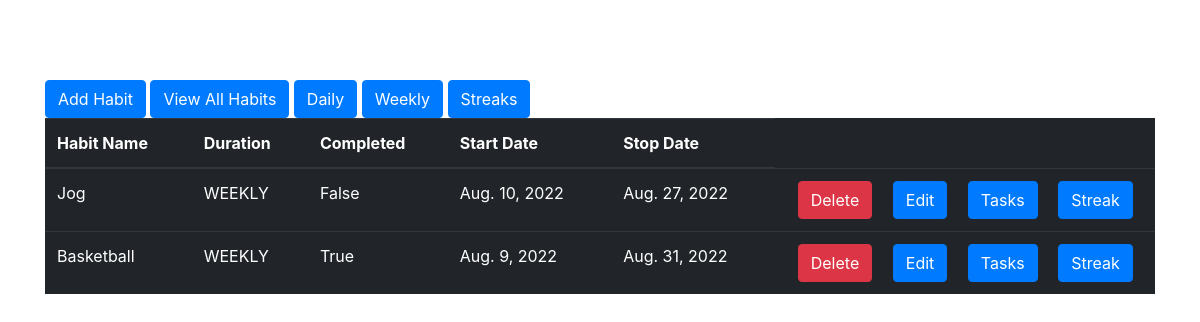
/weekly/, run on the app's committed database.
### habit_tracker/models.py (models this page shows, shortened)
class HabitModel(models.Model):
    class Meta:
        db_table = "habit"
    name = models.CharField(max_length=100)
    duration = models.CharField(max_length=100, choices=Choices('DAILY','WEEKLY'), default=Choices('DAILY'))
    completed = models.BooleanField(default=False)
    start_date = models.DateField()
    finish_date = models.DateField()

### habit_tracker/views.py (the view)
# urls.py: path('weekly/',views.weekly_habits,name='weekly'),
def weekly_habits(request):
    weekly_habits = HabitModel.objects.filter(duration='WEEKLY')
    return render(request,'all_habits.html',{'habits':weekly_habits})

### habit_tracker/templates/all_habits.html (shortened to what this page needs)
{% extends 'base.html' %}
{% block content %}
<a href="{% url 'add-habit'  %}"> <button class = "btn btn-primary">Add Habit</button> </a>
<a href="{% url 'habits'  %}"> <button class = "btn btn-primary">View All Habits</button> </a>
<a href="{% url 'daily'  %}"> <button class = "btn btn-primary">Daily</button> </a>
<a href="{% url 'weekly'  %}"> <button class = "btn btn-primary">Weekly</button> </a>
<a href="{% url 'streaks'  %}"> <button class = "btn btn-primary">Streaks</button> </a>
<table class="table table-dark">
  <thead>
    <tr>
      <th scope="col">Habit Name</th>
      <th scope="col">Duration</th>
      <th scope="col">Completed</th>
      <th scope="col">Start Date</th>
      <th scope="col">Stop Date</th>
    </tr>
  </thead>
  <tbody>
    {% for habit in habits %}
    <tr>
      <td>{{habit.name}}</td>
      <td> {{habit.duration }}</td>
      <td> {{habit.completed}}</td>
      <td> {{habit.start_date }}</td>
      <td> {{habit.finish_date }}</td>
      <td class = "d-flex flex-row justify-content-around">
        <form method="post" action = "delete/{{habit.id}}">
        <input type="submit" value="Delete" class = "btn btn-danger">
       </form>
        <a href = "{% url 'update' habit.id %}"  ><button class = "btn btn-primary"> Edit</button></a>
        <a href = "{% url 'tasks' habit.id %}"  ><button class = "btn btn-primary">  Tasks </button></a>
        <a href = "{% url 'streak' habit.id %}"  ><button class = "btn btn-primary"> Streak </button></a>
      </td>
    </tr>
    {% endfor %}
  </tbody>
</table>
{% endblock %}

### data on the page
HabitModel: name "Jog", duration "WEEKLY", completed "False", start_date "Aug. 10, 2022", finish_date "Aug. 27, 2022"
HabitModel: name "Basketball", duration "WEEKLY", completed "True", start_date "Aug. 9, 2022", finish_date "Aug. 31, 2022"
